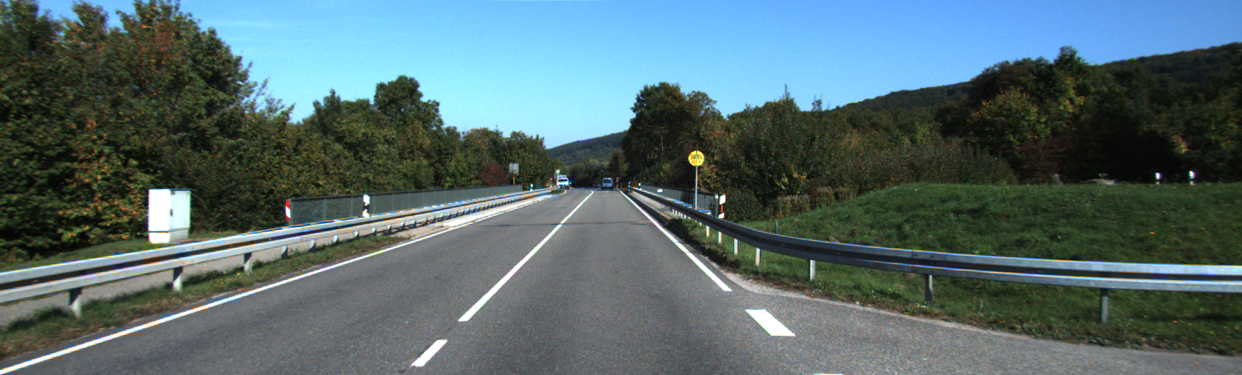
//> input picture LAB4/Task2/src/street_scene.png, 1242 x 375 px
$ ./main   (built with g++ and OpenCV 4)
//> lines starting //> are read from the running program, lines starting //| are printed output that depends on the picture
#include "opencv2/imgproc.hpp"
#include "opencv2/imgcodecs.hpp"
#include "opencv2/highgui.hpp"
#include <iostream>

using namespace cv;
using namespace std;


// empirical default values
void detectWhiteMarking(const Mat &src, Mat &final, int threshold_white, int = 1, int = 2, int = 0, int = CV_32F);


int main(int argc, char **argv) {

    const char *img_path = "../src/street_scene.png";
    const String window_name = "Street Lines Edge Detector";

    Mat image, final;

    // read src image
    image = imread(img_path, IMREAD_COLOR); // Load an image
//> image is the input picture: 375 rows x 1242 cols, CV_8UC3; mean B, G, R 109, 106.5, 85.4
    // Check if image is loaded fine
    if (image.empty()) {
        printf("Error opening image!\n");
        return EXIT_FAILURE;
    }

    int threshold_white = 240;
    detectWhiteMarking(image, final, threshold_white);

    //show final result
    imshow(window_name, final);
    waitKey(0);

    return 0;
}

void detectWhiteMarking(const Mat &src, Mat &final, int threshold_white, int ksize, int scale, int delta, int ddepth) {
//> called with threshold_white = 240, ksize = 1, scale = 2, delta = 0, ddepth = 5

    Mat src_gray, src_blurred;

    // Remove noise by blurring with a Gaussian filter ( kernel size = 3 )
    GaussianBlur(src, src_blurred, Size(3, 3), 0, 0, BORDER_DEFAULT);
    // Convert the image to grayscale
    cvtColor(src_blurred, src_gray, COLOR_BGR2GRAY);
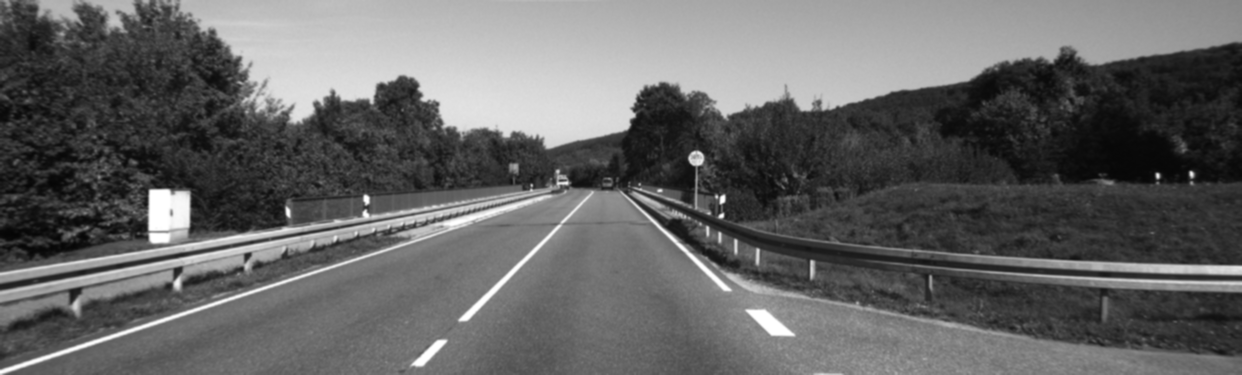
//> src_gray: 375 rows x 1242 cols, CV_8UC1; min 5, max 255, mean 100.5

    // filter the image keeping only white pixels (above threshold)
    for (int i = 0; i < src_gray.rows; i++) {
        for (int j=0; j < src_gray.cols; j++) {
            if (src_gray.at<unsigned char>(i, j) < threshold_white) {
                src_gray.at<unsigned char>(i, j) = 0;
            }
        }
    }
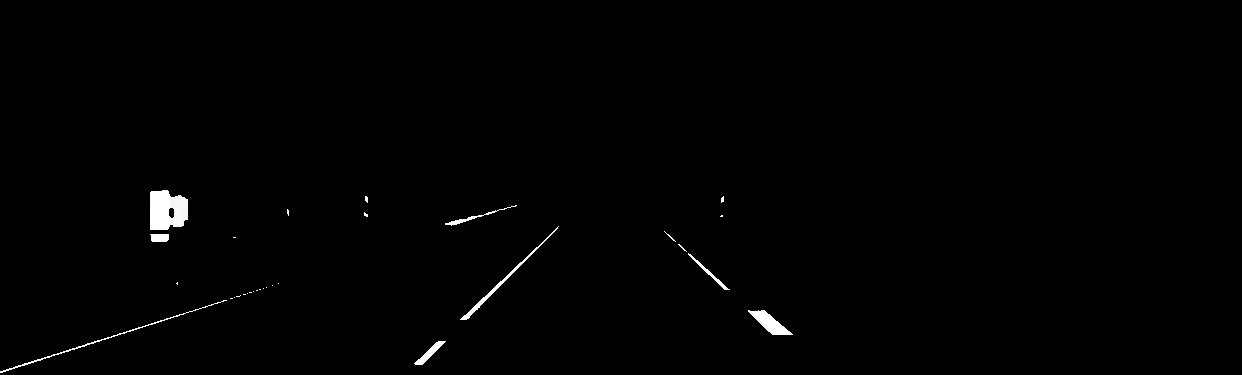
//> src_gray: 375 rows x 1242 cols, CV_8UC1; min 0, max 255, mean 1.8

    // use Sobel filters, compute gradients
    Mat grad_x, grad_y;
    Mat abs_grad_x, abs_grad_y;
    Sobel(src_gray, grad_x, ddepth, 1, 0, ksize, scale, delta, BORDER_DEFAULT);
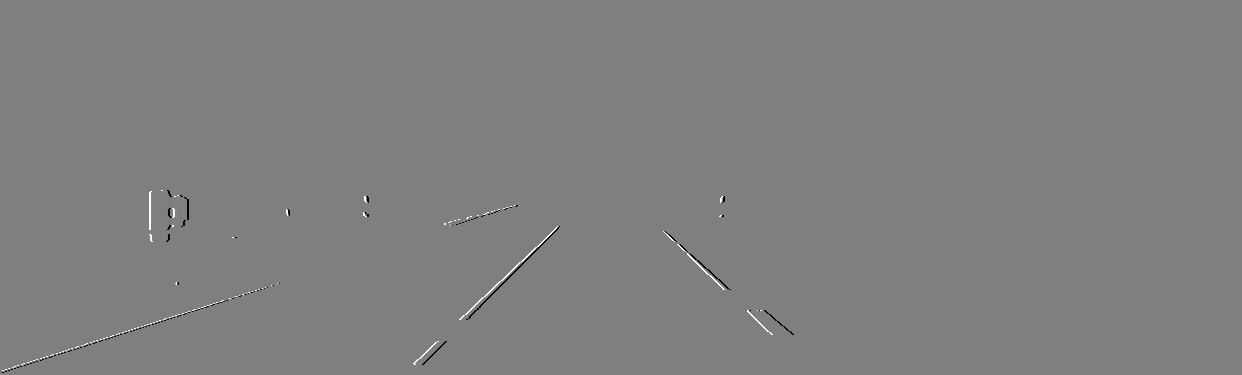
//> grad_x: 375 rows x 1242 cols, CV_32FC1; min -510, max 510, mean 0; drawn with min black and max white
    Sobel(src_gray, grad_y, ddepth, 0, 1, ksize, scale, delta, BORDER_DEFAULT);
    // converting back to CV_8U
    convertScaleAbs(grad_x, abs_grad_x);
    convertScaleAbs(grad_y, abs_grad_y);
    addWeighted(abs_grad_x, 0.5, abs_grad_y, 0.5, 0, final);

}
